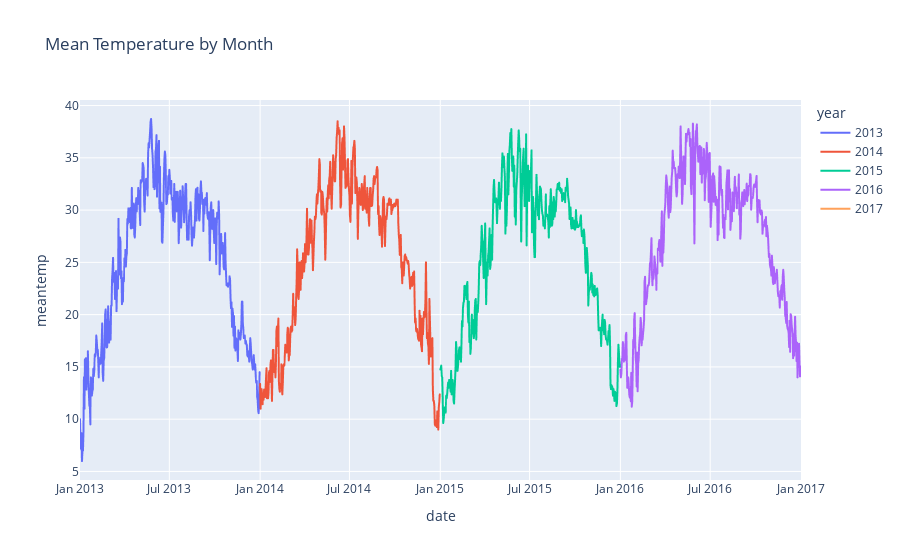

The cell this chart's notebook holds for it:
### Code cell
fig = px.line(df, x = df.index, y = 'meantemp', color = 'year', title = 'Mean Temperature by Month')
fig.show()

### Figure 1 — Plotly figure (JSON) as saved in the notebook; plotly's stock layout.template omitted (floating-point values rounded to 4 significant figures; data arrays with more than 128 entries replaced by an {"elided": "..."} marker saying what was removed)
{"data": [{"hovertemplate": "year=2013<br>date=%{x}<br>meantemp=%{y}<extra></extra>", "legendgroup": "2013", "line": {"color": "#636efa", "dash": "solid"}, "marker": {"symbol": "circle"}, "mode": "lines", "name": "2013", "showlegend": true, "type": "scattergl", "x": {"elided": "365 str values"}, "xaxis": "x", "y": {"elided": "365 float values"}, "yaxis": "y"}, {"hovertemplate": "year=2014<br>date=%{x}<br>meantemp=%{y}<extra></extra>", "legendgroup": "2014", "line": {"color": "#EF553B", "dash": "solid"}, "marker": {"symbol": "circle"}, "mode": "lines", "name": "2014", "showlegend": true, "type": "scattergl", "x": {"elided": "365 str values"}, "xaxis": "x", "y": {"elided": "365 float values"}, "yaxis": "y"}, {"hovertemplate": "year=2015<br>date=%{x}<br>meantemp=%{y}<extra></extra>", "legendgroup": "2015", "line": {"color": "#00cc96", "dash": "solid"}, "marker": {"symbol": "circle"}, "mode": "lines", "name": "2015", "showlegend": true, "type": "scattergl", "x": {"elided": "365 str values"}, "xaxis": "x", "y": {"elided": "365 float values"}, "yaxis": "y"}, {"hovertemplate": "year=2016<br>date=%{x}<br>meantemp=%{y}<extra></extra>", "legendgroup": "2016", "line": {"color": "#ab63fa", "dash": "solid"}, "marker": {"symbol": "circle"}, "mode": "lines", "name": "2016", "showlegend": true, "type": "scattergl", "x": {"elided": "366 str values"}, "xaxis": "x", "y": {"elided": "366 float values"}, "yaxis": "y"}, {"hovertemplate": "year=2017<br>date=%{x}<br>meantemp=%{y}<extra></extra>", "legendgroup": "2017", "line": {"color": "#FFA15A", "dash": "solid"}, "marker": {"symbol": "circle"}, "mode": "lines", "name": "2017", "showlegend": true, "type": "scattergl", "x": ["2017-01-01T00:00:00.000000000"], "xaxis": "x", "y": [10.0], "yaxis": "y"}], "layout": {"legend": {"title": {"text": "year"}, "tracegroupgap": 0}, "title": {"text": "Mean Temperature by Month"}, "xaxis": {"anchor": "y", "domain": [0, 1], "title": {"text": "date"}}, "yaxis": {"anchor": "x", "domain": [0, 1], "title": {"text": "meantemp"}}}}
